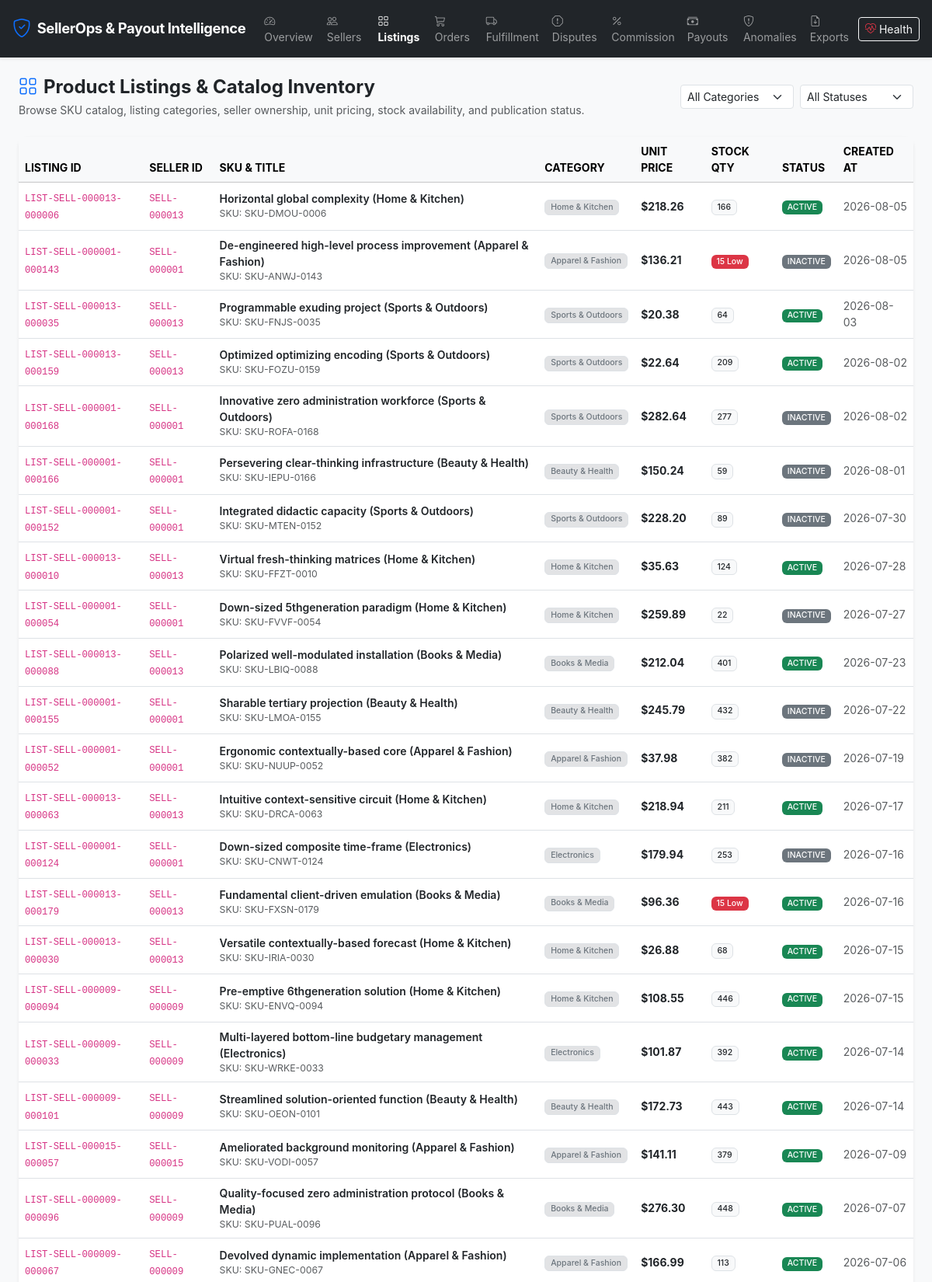
The page /listings (upper part) on the database its author committed.
### app/models/listing.py (models this page shows)
class ProductListing(Base):
    __tablename__ = 'product_listings'
    listing_id = Column(String(48), primary_key=True)  # LIST-SELL-000001-000001
    seller_id = Column(String(32), ForeignKey('sellers.seller_id', ondelete='CASCADE'), nullable=False, index=True)
    sku = Column(String(64), nullable=False)
    title = Column(String(200), nullable=False)
    category = Column(String(80), nullable=False, index=True)
    price = Column(Numeric(12, 2), nullable=False)
    stock_quantity = Column(Integer, default=0, nullable=False)
    status = Column(Enum(*LISTING_STATUSES, name='listing_status_enum', validate_strings=True, create_constraint=True), default='ACTIVE', nullable=False, index=True)
    created_at = Column(DateTime, default=datetime.utcnow, nullable=False)
    updated_at = Column(DateTime, default=datetime.utcnow, onupdate=datetime.utcnow, nullable=False)
    seller = relationship('Seller', back_populates='listings')
    order_lines = relationship('OrderLine', back_populates='listing')
    reviews = relationship('CustomerReview', back_populates='listing')
    status_events = relationship('ListingStatusEvent', back_populates='listing', cascade='all, delete-orphan')
    __table_args__ = (
        Index('idx_listing_seller_status', 'seller_id', 'status'),
        Index('idx_listing_category_price', 'category', 'price'),
    )
    def to_dict(self):
        return {
            'listing_id': self.listing_id,
            'seller_id': self.seller_id,
            'sku': self.sku,
            'title': self.title,
            'category': self.category,
            'price': float(self.price) if self.price is not None else 0.0,
            'stock_quantity': self.stock_quantity,
            'status': self.status,
            'created_at': self.created_at.isoformat() if self.created_at else None,
            'updated_at': self.updated_at.isoformat() if self.updated_at else None
        }

### app/routes/dashboard_routes.py (the view)
@dashboard_bp.route('/listings')
def listings():
    category = request.args.get('category')
    status = request.args.get('status')
    with get_session() as session:
        query = session.query(ProductListing)
        if category:
            query = query.filter(ProductListing.category == category)
        if status:
            query = query.filter(ProductListing.status == status)
        all_listings = query.order_by(ProductListing.created_at.desc()).limit(200).all()
        categories = [c[0] for c in session.query(ProductListing.category).distinct().all()]
        return render_template(
            'listings.html',
            listings=[l.to_dict() for l in all_listings],
            categories=categories,
            selected_cat=category,
            selected_status=status
        )

### app/__init__.py (called while the page is built)
def register_security_headers(app: Flask):
    @app.after_request
    def set_security_headers(response):
        response.headers['X-Content-Type-Options'] = 'nosniff'
        response.headers['X-Frame-Options'] = 'SAMEORIGIN'
        response.headers['X-XSS-Protection'] = '1; mode=block'
        response.headers['Referrer-Policy'] = 'strict-origin-when-cross-origin'
        response.headers['Content-Security-Policy'] = (
            "default-src 'self' https: 'unsafe-inline' 'unsafe-eval'; "
            "img-src 'self' data: https:; "
            "font-src 'self' https: data:; "
            "style-src 'self' https: 'unsafe-inline';"
        )
        return response

### database/connection.py (called while the page is built, shortened)
def get_default_uri() -> str:
    if os.getenv('DATABASE_URL'):
        return os.getenv('DATABASE_URL')

def get_session_factory(database_uri: str = None):
    uri = database_uri or get_default_uri()
    if uri not in _session_factories:
        engine = get_engine(uri)
        _session_factories[uri] = scoped_session(
            sessionmaker(autocommit=False, autoflush=False, expire_on_commit=False, bind=engine)
        )
    return _session_factories[uri]

@contextmanager
def get_session(database_uri: str = None) -> Generator:
    session_factory = get_session_factory(database_uri)
    session = session_factory()
    try:
        yield session
        session.commit()
    except Exception as exc:
        session.rollback()
        logger.error(f"Database session error: {exc}")
        raise
    finally:
        session.close()

### app/templates/listings.html (shortened to what this page needs)
{% extends "base.html" %}
{% block content %}
<div class="d-flex justify-content-between align-items-center mb-4">
    <div>
        <h4 class="fw-bold text-dark mb-1"><i class="bi bi-grid text-primary me-2"></i>Product Listings & Catalog Inventory</h4>
        <p class="text-muted small mb-0">Browse SKU catalog, listing categories, seller ownership, unit pricing, stock availability, and publication status.</p>
    </div>
    <form class="d-flex gap-2" method="GET" action="/listings">
        <select name="category" class="form-select form-select-sm" onchange="this.form.submit()">
            <option value="">All Categories</option>
        </select>
        <select name="status" class="form-select form-select-sm" onchange="this.form.submit()">
            <option value="">All Statuses</option>
        </select>
    </form>
</div>
<div class="card border-0 shadow-sm">
    <div class="table-responsive">
        <table class="table table-hover align-middle mb-0 small">
            <thead class="table-light text-muted text-uppercase">
                <tr>
                    <th>Listing ID</th>
                    <th>Seller ID</th>
                    <th>SKU & Title</th>
                    <th>Category</th>
                    <th>Unit Price</th>
                    <th>Stock Qty</th>
                    <th>Status</th>
                    <th>Created At</th>
                </tr>
            </thead>
            <tbody>
                {% for l in listings %}
                <tr>
                    <td><code>{{ l.listing_id }}</code></td>
                    <td><code>{{ l.seller_id }}</code></td>
                    <td>
                        <div class="fw-semibold text-dark">{{ l.title }}</div>
                        <div class="text-muted small">SKU: {{ l.sku }}</div>
                    </td>
                    <td><span class="badge bg-secondary-subtle text-secondary border">{{ l.category }}</span></td>
                    <td class="fw-bold text-dark">${{ "{:,.2f}".format(l.price) }}</td>
                    <td>
                        {% if l.stock_quantity < 20 %}
                            <span class="badge bg-danger">{{ l.stock_quantity }} Low</span>
                        {% else %}
                            <span class="badge bg-light text-dark border">{{ l.stock_quantity }}</span>
                        {% endif %}
                    </td>
                    <td>
                        {% if l.status == 'ACTIVE' %}
                            <span class="badge bg-success">ACTIVE</span>
                        {% elif l.status == 'INACTIVE' %}
                            <span class="badge bg-secondary">INACTIVE</span>
                        {% else %}
                            <span class="badge bg-dark">DELISTED</span>
                        {% endif %}
                    </td>
                    <td class="text-muted">{{ l.created_at[:10] }}</td>
                </tr>
                {% endfor %}
            </tbody>
        </table>
    </div>
</div>
{% endblock %}

### app/static/css/custom.css (style rules this page uses)
body { font-family: -apple-system, BlinkMacSystemFont, "Segoe UI", Roboto, Helvetica, Arial, sans-serif; background-color: #f8fafc; color: #1e293b; }
.card { border-radius: 0.75rem; box-shadow: 0 1px 3px 0 rgb(0 0 0 / 0.1), 0 1px 2px -1px rgb(0 0 0 / 0.1); transition: transform 0.2s ease, box-shadow 0.2s ease; }
.badge { font-weight: 500; }

### rows shown on the page
ProductListing: listing_id "LIST-SELL-000013-000006", seller_id "SELL-000013", title "Horizontal global complexity (Home & Kitchen)", sku "SKU-DMOU-0006", category "Home & Kitchen", price "218.26", stock_quantity "166", shows "ACTIVE", created_at "2026-08-05"
ProductListing: listing_id "LIST-SELL-000001-000143", seller_id "SELL-000001", title "De-engineered high-level process improvement (Apparel & Fashion)", sku "SKU-ANWJ-0143", category "Apparel & Fashion", price "136.21", stock_quantity "15", shows "INACTIVE", created_at "2026-08-05"
ProductListing: listing_id "LIST-SELL-000013-000035", seller_id "SELL-000013", title "Programmable exuding project (Sports & Outdoors)", sku "SKU-FNJS-0035", category "Sports & Outdoors", price "20.38", stock_quantity "64", shows "ACTIVE", created_at "2026-08-03"
ProductListing: listing_id "LIST-SELL-000013-000159", seller_id "SELL-000013", title "Optimized optimizing encoding (Sports & Outdoors)", sku "SKU-FOZU-0159", category "Sports & Outdoors", price "22.64", stock_quantity "209", shows "ACTIVE", created_at "2026-08-02"
ProductListing: listing_id "LIST-SELL-000001-000168", seller_id "SELL-000001", title "Innovative zero administration workforce (Sports & Outdoors)", sku "SKU-ROFA-0168", category "Sports & Outdoors", price "282.64", stock_quantity "277", shows "INACTIVE", created_at "2026-08-02"
ProductListing: listing_id "LIST-SELL-000001-000166", seller_id "SELL-000001", title "Persevering clear-thinking infrastructure (Beauty & Health)", sku "SKU-IEPU-0166", category "Beauty & Health", price "150.24", stock_quantity "59", shows "INACTIVE", created_at "2026-08-01"
ProductListing: listing_id "LIST-SELL-000001-000152", seller_id "SELL-000001", title "Integrated didactic capacity (Sports & Outdoors)", sku "SKU-MTEN-0152", category "Sports & Outdoors", price "228.20", stock_quantity "89", shows "INACTIVE", created_at "2026-07-30"
ProductListing: listing_id "LIST-SELL-000013-000010", seller_id "SELL-000013", title "Virtual fresh-thinking matrices (Home & Kitchen)", sku "SKU-FFZT-0010", category "Home & Kitchen", price "35.63", stock_quantity "124", shows "ACTIVE", created_at "2026-07-28"
ProductListing: listing_id "LIST-SELL-000001-000054", seller_id "SELL-000001", title "Down-sized 5thgeneration paradigm (Home & Kitchen)", sku "SKU-FVVF-0054", category "Home & Kitchen", price "259.89", stock_quantity "22", shows "INACTIVE", created_at "2026-07-27"
ProductListing: listing_id "LIST-SELL-000013-000088", seller_id "SELL-000013", title "Polarized well-modulated installation (Books & Media)", sku "SKU-LBIQ-0088", category "Books & Media", price "212.04", stock_quantity "401", shows "ACTIVE", created_at "2026-07-23"
ProductListing: listing_id "LIST-SELL-000001-000155", seller_id "SELL-000001", title "Sharable tertiary projection (Beauty & Health)", sku "SKU-LMOA-0155", category "Beauty & Health", price "245.79", stock_quantity "432", shows "INACTIVE", created_at "2026-07-22"
ProductListing: listing_id "LIST-SELL-000001-000052", seller_id "SELL-000001", title "Ergonomic contextually-based core (Apparel & Fashion)", sku "SKU-NUUP-0052", category "Apparel & Fashion", price "37.98", stock_quantity "382", shows "INACTIVE", created_at "2026-07-19"
ProductListing: listing_id "LIST-SELL-000013-000063", seller_id "SELL-000013", title "Intuitive context-sensitive circuit (Home & Kitchen)", sku "SKU-DRCA-0063", category "Home & Kitchen", price "218.94", stock_quantity "211", shows "ACTIVE", created_at "2026-07-17"
ProductListing: listing_id "LIST-SELL-000001-000124", seller_id "SELL-000001", title "Down-sized composite time-frame (Electronics)", sku "SKU-CNWT-0124", category "Electronics", price "179.94", stock_quantity "253", shows "INACTIVE", created_at "2026-07-16"
ProductListing: listing_id "LIST-SELL-000013-000179", seller_id "SELL-000013", title "Fundamental client-driven emulation (Books & Media)", sku "SKU-FXSN-0179", category "Books & Media", price "96.36", stock_quantity "15", shows "ACTIVE", created_at "2026-07-16"
ProductListing: listing_id "LIST-SELL-000013-000030", seller_id "SELL-000013", title "Versatile contextually-based forecast (Home & Kitchen)", sku "SKU-IRIA-0030", category "Home & Kitchen", price "26.88", stock_quantity "68", shows "ACTIVE", created_at "2026-07-15"
ProductListing: listing_id "LIST-SELL-000009-000094", seller_id "SELL-000009", title "Pre-emptive 6thgeneration solution (Home & Kitchen)", sku "SKU-ENVQ-0094", category "Home & Kitchen", price "108.55", stock_quantity "446", shows "ACTIVE", created_at "2026-07-15"
ProductListing: listing_id "LIST-SELL-000009-000033", seller_id "SELL-000009", title "Multi-layered bottom-line budgetary management (Electronics)", sku "SKU-WRKE-0033", category "Electronics", price "101.87", stock_quantity "392", shows "ACTIVE", created_at "2026-07-14"
ProductListing: listing_id "LIST-SELL-000009-000101", seller_id "SELL-000009", title "Streamlined solution-oriented function (Beauty & Health)", sku "SKU-OEON-0101", category "Beauty & Health", price "172.73", stock_quantity "443", shows "ACTIVE", created_at "2026-07-14"
ProductListing: listing_id "LIST-SELL-000015-000057", seller_id "SELL-000015", title "Ameliorated background monitoring (Apparel & Fashion)", sku "SKU-VODI-0057", category "Apparel & Fashion", price "141.11", stock_quantity "379", shows "ACTIVE", created_at "2026-07-09"
ProductListing: listing_id "LIST-SELL-000009-000096", seller_id "SELL-000009", title "Quality-focused zero administration protocol (Books & Media)", sku "SKU-PUAL-0096", category "Books & Media", price "276.30", stock_quantity "448", shows "ACTIVE", created_at "2026-07-07"
ProductListing: listing_id "LIST-SELL-000009-000067", seller_id "SELL-000009", title "Devolved dynamic implementation (Apparel & Fashion)", sku "SKU-GNEC-0067", category "Apparel & Fashion", price "166.99", stock_quantity "113", shows "ACTIVE", created_at "2026-07-06"
